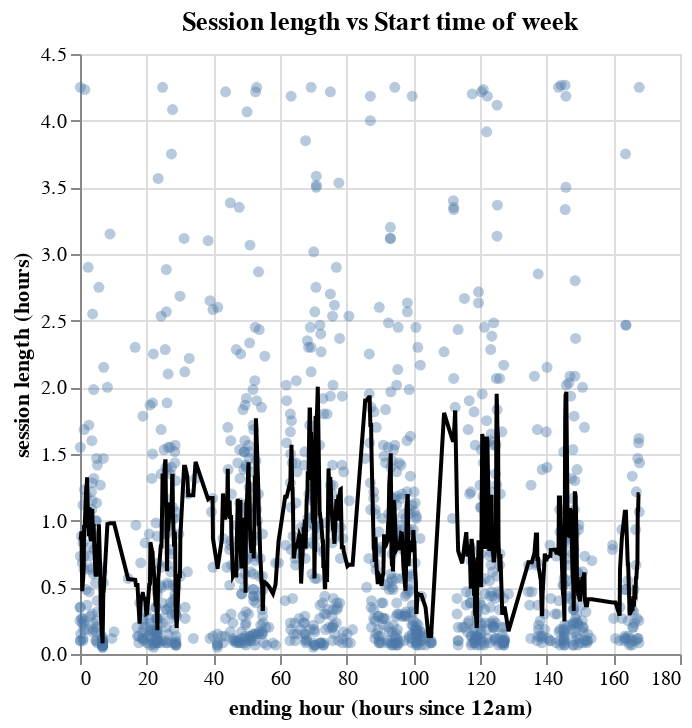

Here is the notebook cell this chart was saved with:
### Code cell
find_K_and_plot("start_hour_of_week","ending hour (hours since 12am)","Session length vs Start time of week")

### Figure 1 — Vega specification as saved in the notebook (floating-point values rounded to 4 significant figures; data arrays with more than 128 entries replaced by an {"elided": "..."} marker saying what was removed)
{"$schema": "https://vega.github.io/schema/vega/v5.json", "data": [{"name": "source_0", "values": {"elided": "1149 records"}}, {"name": "data_0", "values": {"elided": "1149 records"}}], "marks": [{"type": "symbol", "name": "layer_0_marks", "from": {"data": "data_0"}, "encode": {"update": {"x": {"field": "start_hour_of_week", "scale": "x"}, "fill": {"value": "#4c78a8"}, "opacity": {"value": 0.4}, "y": {"field": "session_play_time", "scale": "y"}, "shape": {"value": "circle"}}}, "style": ["circle"]}, {"type": "line", "name": "layer_1_marks", "from": {"data": "source_0"}, "sort": {"field": "x"}, "encode": {"update": {"defined": {"signal": "isValid(datum[\"start_hour_of_week\"]) && isFinite(+datum[\"start_hour_of_week\"]) && isValid(datum[\"predictions\"]) && isFinite(+datum[\"predictions\"])"}, "stroke": {"value": "black"}, "x": {"field": "start_hour_of_week", "scale": "x"}, "y": {"field": "predictions", "scale": "y"}}}, "style": ["line"]}], "scales": [{"name": "x", "type": "linear", "domain": {"fields": [{"data": "data_0", "field": "start_hour_of_week"}, {"data": "source_0", "field": "start_hour_of_week"}]}, "range": [0, {"signal": "width"}], "nice": true, "zero": true}, {"name": "y", "type": "linear", "domain": {"fields": [{"data": "data_0", "field": "session_play_time"}, {"data": "source_0", "field": "predictions"}]}, "range": [{"signal": "height"}, 0], "zero": true, "nice": true}], "axes": [{"scale": "x", "orient": "bottom", "minExtent": 0, "gridScale": "y", "tickCount": {"signal": "ceil(width/40)"}, "ticks": false, "zindex": 0, "domain": false, "aria": false, "maxExtent": 0, "grid": true, "labels": false}, {"scale": "y", "orient": "left", "gridScale": "x", "ticks": false, "domain": false, "minExtent": 0, "aria": false, "grid": true, "labels": false, "maxExtent": 0, "tickCount": {"signal": "ceil(height/40)"}, "zindex": 0}, {"scale": "x", "zindex": 0, "grid": false, "labelOverlap": true, "title": "ending hour (hours since 12am)", "tickCount": {"signal": "ceil(width/40)"}, "orient": "bottom", "labelFlush": true}, {"scale": "y", "zindex": 0, "grid": false, "tickCount": {"signal": "ceil(height/40)"}, "labelOverlap": true, "title": "session length (hours)", "orient": "left"}], "title": {"text": "Session length vs Start time of week", "frame": "group"}, "padding": 5, "background": "white", "height": 300, "style": "cell", "width": 300}
